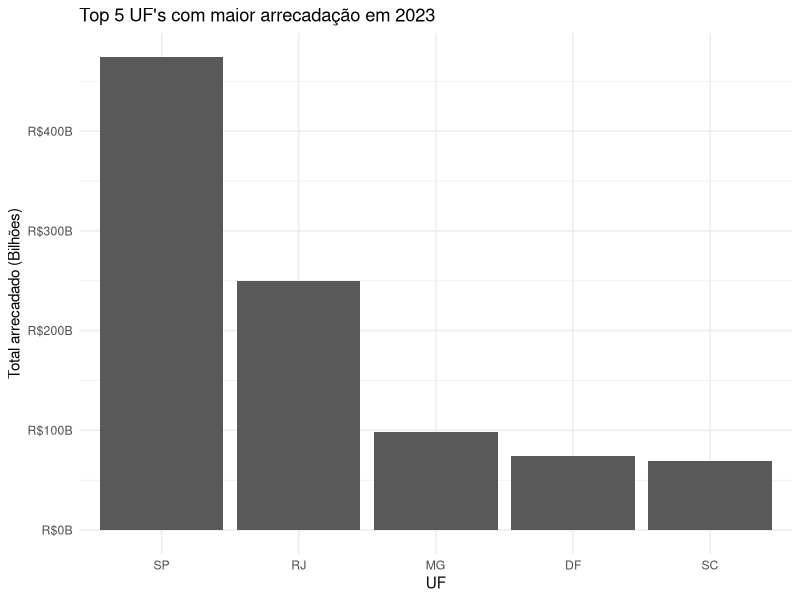

This figure's R source:
## ---- chunk 1
library('dplyr')
library('ggplot2')
## ---- chunk 2

arrecadacao_estado <- read.table(
  file = "./dataset/arrecadacao-estado.csv", fileEncoding="latin1", sep=";", dec=',', check.names=F, header = T)

arrecadacao_estado
## ---- chunk 3
cols_with_missing <- colnames(arrecadacao_estado)[apply
    (arrecadacao_estado, 2, anyNA)]

arrecadacao_estado[cols_with_missing] <- lapply(
  arrecadacao_estado[cols_with_missing],
  function(x) replace(x, is.na(x), 0)
)
## ---- chunk 4
df_filtered <- arrecadacao_estado %>%
  filter(Ano == 2023)
total <- df_filtered %>%
  reframe(arrecadacao_cols = rowSums(across(where(is.numeric))), .by=UF) %>%
  reframe(arrecadacao_total = sum(arrecadacao_cols), .by=UF)%>%
  arrange(desc(arrecadacao_total))
total
## ---- chunk 5
top_5_taxes <- total %>%
  top_n(5, wt = arrecadacao_total)

ggplot(top_5_taxes, aes(x = reorder(UF, -arrecadacao_total), y = arrecadacao_total)) +
  geom_bar(stat = "identity") +
  scale_y_continuous(labels = scales::dollar_format(scale = 1e-9, suffix = "B", prefix = "R$")) +
  labs(title = "Top 5 UF's com maior arrecadação em 2023", x = "UF", y = "Total arrecadado (Bilhões)") +
  theme_minimal()
